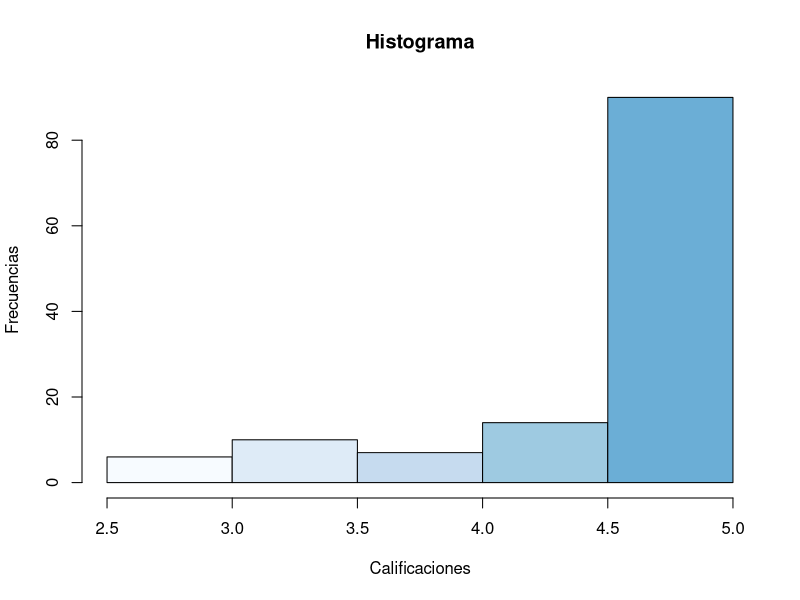

This chart was generated by the following R code:
## ---- chunk 1
r<-read.csv(file = "Libro1.csv") #Lectura de datos
d<-c(r[,1])
hist(d,main="Histograma",xlab="Calificaciones",ylab="Frecuencias",col=blues9) #Gráfico: histograma
